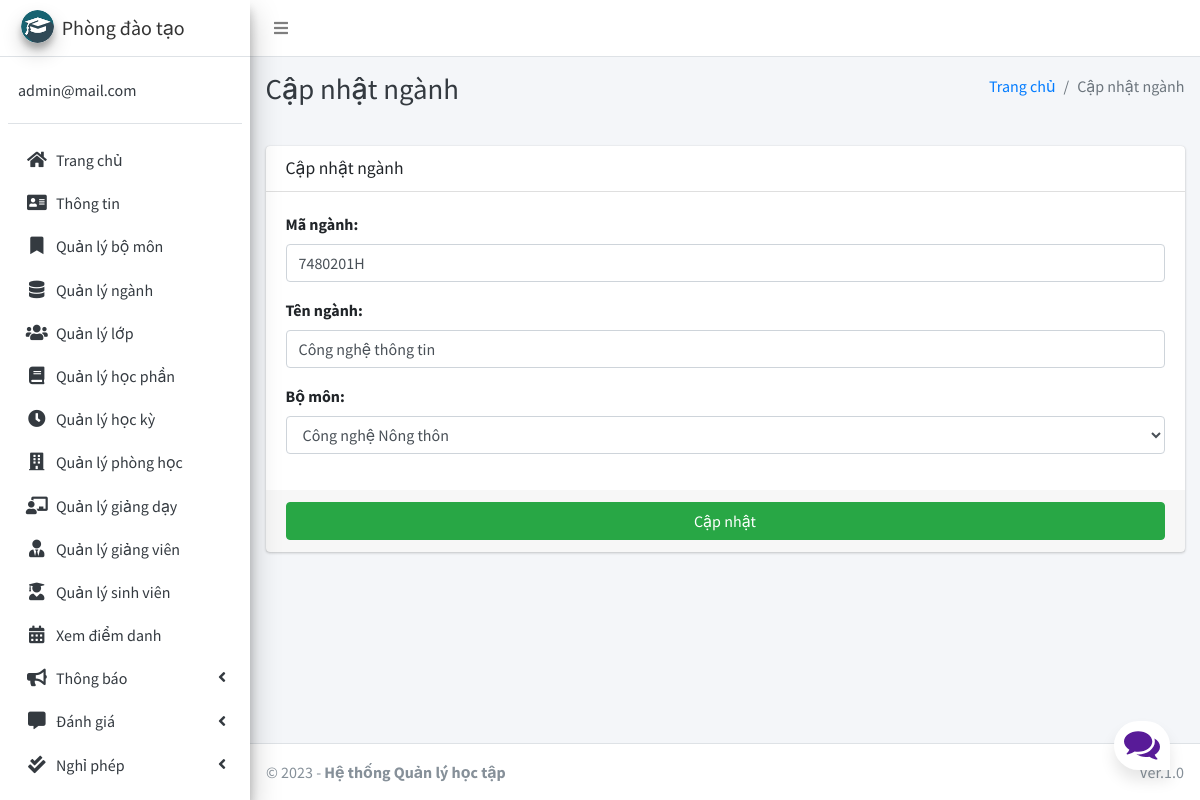
Screenshot of /major/edit/7480201H (signed in) with the database file from the repository.
### main_app/models.py (models this page shows, shortened)
class CustomUser(AbstractUser):
    USER_TYPE = ((1, "PDT"), (2, "GV"), (3, "SV"))
    id = models.CharField(primary_key='True', max_length=10)
    username = None  # Removed username, using email instead
    email = models.EmailField(unique=True)
    user_type = models.CharField(default=1, choices=USER_TYPE, max_length=1)
    fcm_token = models.TextField(default="")  # For firebase notifications
    USERNAME_FIELD = "email"
    REQUIRED_FIELDS = []
    objects = CustomUserManager()

class Major(models.Model):
    id = models.CharField(primary_key='True', max_length=50)
    name = models.CharField(max_length=120)
    department = models.ForeignKey(Department, on_delete=models.DO_NOTHING, null=True, blank=False)

### main_app/hod_views.py (the view, shortened to what this page needs)
def edit_major(request, major_id):
    instance = get_object_or_404(Major, id=major_id)
    form = MajorForm(request.POST or None, instance=instance)
    context = {
        'form': form,
        'major_id': major_id,
        'page_title': 'Cập nhật ngành'
    }
    return render(request, 'hod_template/edit_major_template.html', context)

### main_app/forms.py
class MajorForm(FormSettings):
    def __init__(self, *args, **kwargs):
        super(MajorForm, self).__init__(*args, **kwargs)
    class Meta:
        model = Major
        labels = {
            "id": "Mã ngành",
            "name": "Tên ngành",
            "department": "Bộ môn"
        }
        fields = ['id', 'name', 'department']

### main_app/models.py (called while the page is built)
    def __str__(self):
        return self.name

### main_app/templates/hod_template/edit_major_template.html
{% extends 'main_app/base.html' %}
{% load static %}
{% block page_title %}{{page_title}}{% endblock page_title %}
{% block content %}
<section class="content">
    <div class="container-fluid">
        <div class="row">
            <div class="col-md-12">
                <div class="card">
                    <div class="card-header">
                        <h3 class="card-title">{{page_title}}</h3>
                    </div>
                    {% include "main_app/form_template.html" with messages=messages  form=form button_text="Cập nhật"%}
                </div>
            </div>
        </div>
    </div>
</section>
{% endblock content %}

### main_app/templates/main_app/sidebar_template.html (shortened to what this page needs)
{% load static %}
<aside class="main-sidebar sidebar-light-blue elevation-4">
    {% if request.user.user_type == '1' %}
        <a href="{% url 'admin_home' %}" class="brand-link">
            <img src="{% static 'dist/img/cmsl.png' %} " alt="AdminLTE Logo"
                 class="brand-image img-circle elevation-3">
            <span class="brand-text">Phòng đào tạo</span>
        </a>
        <div class="sidebar">
        <div class="user-panel mt-3 pb-3 mb-3 d-flex">
            <div class="info">
                <a href="#" class="d-block">{{ user }}</a>
            </div>
        </div>
        <nav class="mt-2">
        <ul class="nav nav-pills nav-sidebar flex-column" data-widget="treeview" role="menu" data-accordion="false">
        <li class="nav-item">
            {% url 'admin_home' as admin_home %}
            <a href="{{ admin_home }}" class="nav-link {% if admin_home == request.path %} active {% endif %}">
                <i class="nav-icon fas fa-home"></i>
                <p>
                    Trang chủ
                </p>
            </a>
        </li>
        <li class="nav-item">
            {% url 'admin_view_profile' as admin_view_profile %}
            <a href="{{ admin_view_profile }}"
               class="nav-link {% if admin_view_profile == request.path %} active {% endif %}">
                <i class="nav-icon fas fa-address-card"></i>
                <p>
                    Thông tin
                </p>
            </a>
        </li>
        <li class="nav-item">
            {% url 'manage_department' as manage_department %}
            <a href="{{ manage_department }}" class="nav-link {% if manage_department == request.path %} active {% endif %}">
                <i class="nav-icon fas fa-bookmark"></i>
                <p>
                    Quản lý bộ môn
                </p>
            </a>
        </li>
                <li class="nav-item">
                    {% url 'manage_major' as manage_major %}
                    {% url 'edit_major' department_id as edit_major %}
                    <a href="{{ manage_major }}"
                       class="nav-link  {% if edit_major == request.path or manage_major == request.path %} active {% endif %}">
                        <i class="nav-icon fas fa-database"></i>
                        <p>
                            Quản lý ngành
                        </p>
                    </a>
                </li>
                        <li class="nav-item">
                    {% url 'manage_grade' as manage_grade %}
                    {% url 'edit_grade' department_id as edit_grade %}
                    <a href="{{ manage_grade }}"
                       class="nav-link  {% if edit_grade == request.path or manage_grade == request.path %} active {% endif %}">
                        <i class="nav-icon fas fa-users"></i>
                        <p>
                            Quản lý lớp
                        </p>
                    </a>
                </li>
                        <li class="nav-item">
                    {% url 'manage_subject' as manage_subject %}
                    {% url 'edit_subject' subject_id as edit_subject %}
                    <a href="{{ manage_subject }}"
                       class="nav-link  {% if edit_subject == request.path or manage_subject == request.path %} active {% endif %}">
                        <i class="nav-icon fas fa-book"></i>
                        <p>
                            Quản lý học phần
                        </p>
                    </a>
                </li>
                        <li class="nav-item">
                    {% url 'manage_session' as manage_session %}
                    {% url 'edit_session' session_id as edit_session %}
                    <a href="{{ manage_session }}"
                       class="nav-link  {% if edit_session == request.path or manage_session == request.path %} active {% endif %}">
                        <i class="nav-icon fas fa-clock"></i>
                        <p>
                            Quản lý học kỳ
                        </p>
                    </a>
                </li>
                        <li class="nav-item">
                    {% url 'manage_room' as manage_room %}
                    {% url 'edit_room' room_id as edit_room %}
                    <a href="{{ manage_room }}"
                       class="nav-link {% if manage_room == request.path or request.path == edit_room %} active {% endif %}">
                        <i class="fas fa-building nav-icon"></i>
                        <p>
                            Quản lý phòng học
                        </p>
                    </a>
                </li>
                        <li class="nav-item">
                    {% url 'manage_assign' as manage_assign %}
                    {% url 'edit_assign' assign_id as edit_assign %}
                    <a href="{{ manage_assign }}"
                       class="nav-link {% if manage_assign == request.path or request.path == edit_assign %} active {% endif %}">
                        <i class="nav-icon fas fa-chalkboard-teacher"></i>
                        <p>
                            Quản lý giảng dạy
                        </p>
                    </a>
                </li>
                <li class="nav-item">
            {% url 'manage_staff' as manage_staff %}
            {% url 'edit_staff' staff_id as edit_staff %}
            <a href="{{ manage_staff }}"
               class="nav-link {% if manage_staff == request.path or request.path == edit_staff %} active {% endif %}">
                <i class="nav-icon fas fa-user-tie"></i>
                <p>
                    Quản lý giảng viên
                </p>
            </a>
        </li>
        <li class="nav-item">
            {% url 'manage_student' as manage_student %}
            {% url 'edit_student' student_id as edit_student %}
            <a href="{{ manage_student }}"
               class="nav-link  {% if edit_student == request.path or manage_student == request.path %} active {% endif %}">
                <i class="nav-icon fas fa-user-graduate"></i>
                <p>
                    Quản lý sinh viên
                </p>
            </a>
        </li>
        <li class="nav-item">
            {% url 'admin_view_attendance' as admin_view_attendance %}
            <a href="{{ admin_view_attendance }}"
               class="nav-link  {% if admin_view_attendance == request.path %} active {% endif %}">
                <i class="nav-icon fas fa-calendar-alt"></i>
                <p>
                    Xem điểm danh
                </p>
            </a>
        </li>
        <li class="nav-item has-treeview">
            <a href="#" class="nav-link">
                <i class="nav-icon fas fa-bullhorn"></i>
                <p>
                    Thông báo
                    <i class="fas fa-angle-left right"></i>
                </p>
            </a>
        </li>
                <li class="nav-item has-treeview">
            <a href="#" class="nav-link">
                <i class="nav-icon fas fa-comment-alt"></i>
                <p>
                    Đánh giá
                    <i class="fas fa-angle-left right"></i>
                </p>
            </a>
        </li>
                <li class="nav-item has-treeview">
            <a href="#" class="nav-link">
                <i class="nav-icon fas fa-check-double"></i>
                <p>
                    Nghỉ phép
                    <i class="fas fa-angle-left right"></i>
                </p>
            </a>
        </li>
    {% endif %}
    <li class="nav-item">
        <a href="{% url 'user_logout' %}"
           onclick="return confirm('Bạn có chắc chắn muốn đăng xuất?')"
           class="nav-link">
        </a>
    </li>
    </ul>
    </nav>
    </div>
</aside>

### main_app/templates/main_app/form_template.html (shortened to what this page needs)
<form role="form" method="POST" enctype="multipart/form-data">
    <div class="card-body">
        {% for field in form  %}
        <div class="form-group">
            {{field.label_tag}}
            {{field}}
        </div>
        {% endfor %}
    </div>
    <div class="card-footer">
        <button type="submit" class="btn btn-success btn-block">
            {% if button_text %}
            {{button_text}}
            {% else %}
            Submit
            {% endif %}
        </button>
    </div>
</form>

### main_app/static/style.css (style rules this page uses)
* { box-sizing: border-box; margin: 0; padding: 0; }
body { font-family: 'Nunito', sans-serif; font-weight: 400; font-size: 100%; background: #F1F1F1; }
*, html { --primaryGradient: linear-gradient(93.12deg, #581B98 0.52%, #9C1DE7 100%); --secondaryGradient: linear-gradient(268.91deg, #581B98 -2.14%, #9C1DE7 99.69%); --primaryBoxShadow: 0px 10px 15px rgba(0, 0, 0, 0.1); --secondaryBoxShadow: 0px -10px 15px rgba(0, 0, 0, 0.1); --primary: #581B98; }

### rows the page displays
CustomUser: email "admin@mail.com"
Major: form "7480201H" "Công nghệ thông tin" "Công nghệ Nông thôn"

### other values shown
{{ page_title }} "Cập nhật ngành"
{{ field.label_tag }} "Mã ngành:" "Tên ngành:" "Bộ môn:"
{{ button_text }} "Cập nhật"
